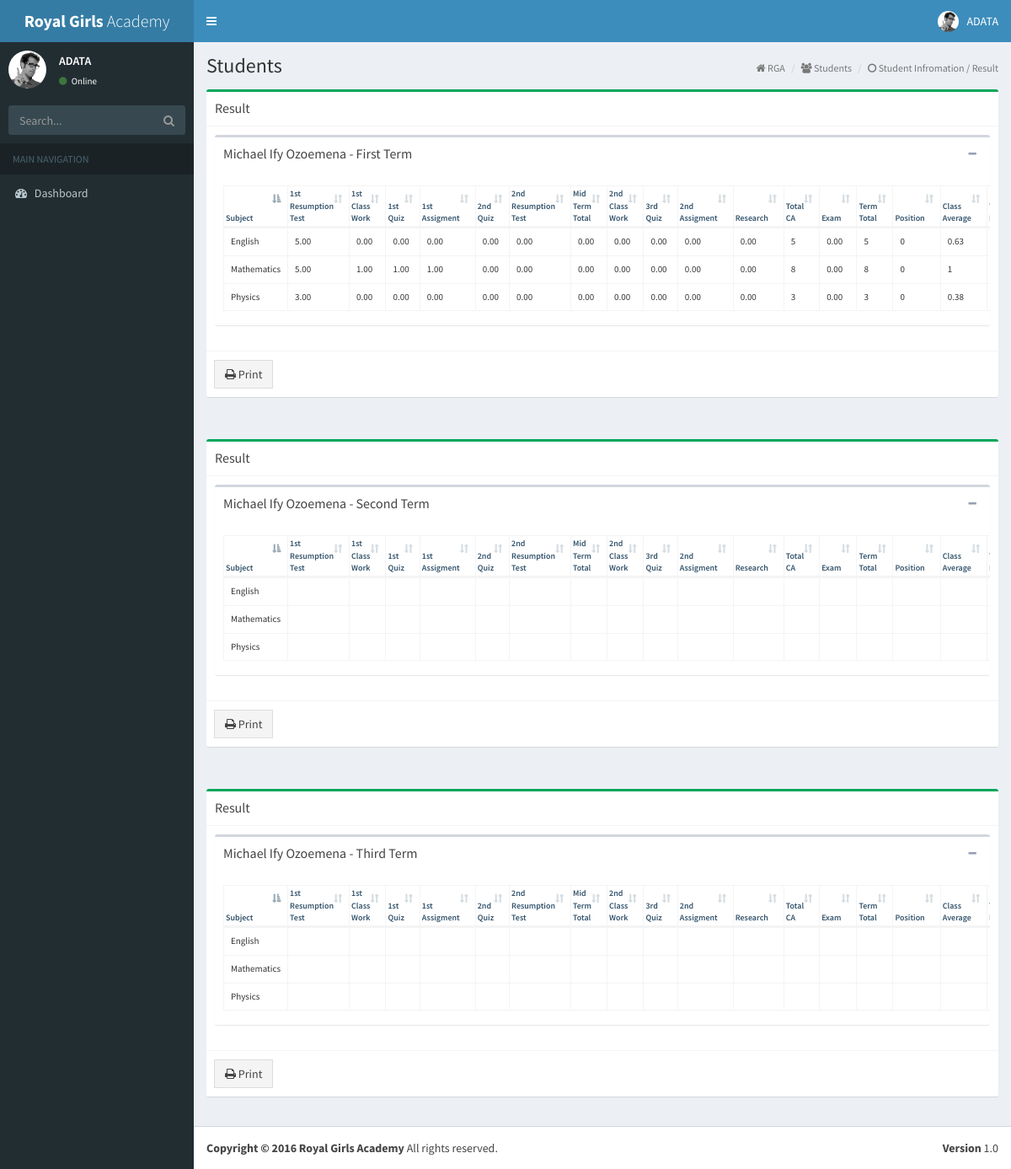
Page /general/result.php?student=2 (signed in) on the committed database.
### tables this page shows
CREATE TABLE `terms` (
  `id` int(11) NOT NULL,
  `name` varchar(255) NOT NULL
);

CREATE TABLE `subjects` (
  `subject_id` int(11) NOT NULL,
  `subject_name` varchar(255) NOT NULL,
  `class_id` int(11) NOT NULL,
  `teacher_id` int(11) NOT NULL
);

### inc/querydb.php (called while the page is built, shortened)
<?php
	function querydb($query_build) {
    		$query = mysqli_query($GLOBALS['connect'], $query_build);
    		$query_build = strtolower($query_build);
    		$n = 0;
    		$result = [];
	    	while ($a = mysqli_fetch_array($query, MYSQLI_ASSOC)) {
	            $result[$n] = $a;
	            $n++;
	        }
			return $result;
	}
?>

### inc/result-content.php (the view)
<?php
require_once "querydb.php";
  $terms = querydb("SELECT * FROM terms");
  $student_id = $_REQUEST["student"];
  $student = querydb("SELECT * FROM students WHERE student_id = '$student_id'");
  $student_name = $student[0]["firstname"]." ".$student[0]["middle_name"]." ".$student[0]["lastname"];
  $student_class_id = $student[0]["class_id"];
  foreach ($terms as $index => $term) {
    $term_name = $term["name"];
    $term_id = $term["id"];
      $subjects = querydb("SELECT * FROM subjects");
?>
<section class="content">
<div class="box box-success">
            <div class="box-header with-border">
              <h6 class="box-title">Result</h6>
            </div>
            <div class="box-body" style="display: block;">
                  <div class="box box-scrollable slimScrollDiv">
            <div class="box-header">
              <h3 class="box-title"><?php print_r($student_name); ?> - <?php print_r($term_name); ?></h3>
              <div class="box-tools pull-right">
                <button type="button" class="btn btn-box-tool" data-widget="collapse"><i class="fa fa-minus"></i>
                </button>
              </div>
            </div>
            <div class="box-body">
              <table id="first_term" class="table table-bordered table-hover term_result">
                <thead>
                <tr>
                  <th>Subject</th>
                  <th>1st Resumption Test</th>
                  <th>1st Class Work</th>
                  <th>1st Quiz</th>
                  <th>1st Assigment</th>
                  <th>2nd Quiz</th>
                  <th>2nd Resumption Test</th>
                  <th>Mid Term Total</th>
                  <th>2nd Class Work</th>
                  <th>3rd Quiz</th>
                  <th>2nd Assigment</th>
                  <th>Research</th>
                  <th>Total CA</th>
                  <th>Exam</th>
                  <th>Term Total</th>
                  <th>Position</th>
                  <th>Class Average</th>
                  <th>Tutor's Remark</th>
                </tr>
                </thead>
                <tbody>
                <?php
                  foreach ($subjects as $index => $subject) {
                    $subject_name = $subject["subject_name"];
                    $subject_id = $subject["subject_id"];
                    $results = querydb("SELECT * FROM results WHERE subject_id = '$subject_id' AND term_id = '$term_id' AND student_id = '$student_id'");
                    $total_students = querydb("SELECT * FROM students WHERE class_id = '$student_class_id'");
                    $total_students_count = count($total_students);
                    if (isset($results[0])) {
                    $first_resmp_test = $results[0]["1st_Resumption_Test"];
                    $first_class_work = $results[0]["1st_Class_Work"];
                    $first_quiz = $results[0]["1st_Quiz"];
                    $first_assignment = $results[0]["1st_Assignment"];
                    $second_quiz = $results[0]["2nd_Quiz"];
                    $second_resmp_test = $results[0]["2nd_Resumption_Test"];
                    $mid_term_total = $results[0]["Mid_Term_Total"];
                    $second_class_work = $results[0]["2nd_Class_Work"];
                    $third_quiz = $results[0]["3rd_Quiz"];
                    $second_assignment = $results[0]["2nd_Assignment"];
                    $research = $results[0]["Research"];
                    $total_ca = $first_resmp_test + $first_class_work + $first_quiz + $first_assignment + $second_quiz + $second_resmp_test + $mid_term_total + $second_class_work + $third_quiz + $second_assignment + $research;
                    $exam = $results[0]["Exam"];
                    $term_total = $total_ca + $exam;
                    $position = $results[0]["Position"];
                    $class_avg = round($term_total / $total_students_count, 2);
                    $tutor_remarks = $results[0]["Tutor_Remarks"];
                    } else {
                      $first_resmp_test = "";
                      $first_class_work ="";
                      $first_quiz = "";
                      $first_assignment = "";
                      $second_quiz = "";
                      $second_resmp_test = "";
                      $mid_term_total = "";
                      $second_class_work = "";
                      $third_quiz = "";
                      $second_assignment = "";
                      $research = "";
                      $total_ca = "";
                      $exam = "";
                      $term_total = "";
                      $position = "";
                      $class_avg = "";
                      $tutor_remarks = "";
                    }
                ?>
                <tr>
                  <td><?php  echo $subject_name; ?></td>
                  <td><?php print_r($first_resmp_test); ?></td>
                  <td><?php print_r($first_class_work); ?></td>
                  <td><?php print_r($first_quiz); ?></td>
                  <td><?php print_r($first_assignment); ?></td>
                  <td><?php print_r($second_quiz); ?></td>
                  <td><?php print_r($second_resmp_test); ?></td>
                  <td><?php print_r($mid_term_total); ?></td>
                  <td><?php print_r($second_class_work); ?></td>
                  <td><?php print_r($third_quiz); ?></td>
                  <td><?php print_r($second_assignment); ?></td>
                  <td><?php print_r($research); ?></td>
                  <td><?php print_r($total_ca); ?></td>
                  <td><?php print_r($exam); ?></td>
                  <td><?php print_r($term_total); ?></td>
                  <td><?php print_r($position); ?></td>
                  <td><?php print_r($class_avg); ?></td>
                  <td><?php print_r($tutor_remarks); ?></td>
                </tr>
                <?php  }
?>
                </tbody>
              </table>
            </div>
          </div>
            </div>
            <div class="box-footer">
                <div class="input-group">
                      <span class="input-group-btn">
                        <button type="submit" class="btn btn-default print" data-tid = "#first_term"><i class="fa fa-print"></i> Print</button>
                      </span>
                </div>
               </div>
          </div>
          </section>
<?php }?>

### rows in the picture
terms: value "Michael Ify Ozoemena First Term"
subjects: subject_name "English", value "5.00 0.00 0.00 0.00 0.00 0.00 0.00 0.00 0.00 0.00 0.00 5 0.00 5 0 0.63"
subjects: subject_name "Mathematics", value "5.00 1.00 1.00 1.00 0.00 0.00 0.00 0.00 0.00 0.00 0.00 8 0.00 8 0 1"
subjects: subject_name "Physics", value "3.00 0.00 0.00 0.00 0.00 0.00 0.00 0.00 0.00 0.00 0.00 3 0.00 3 0 0.38"
terms: value "Michael Ify Ozoemena Second Term"
terms: value "Michael Ify Ozoemena Third Term"

### other values in the picture
$_SESSION['name'] "ADATA"
$pagename "Students"
$subpagename "Student Infromation / Result"
